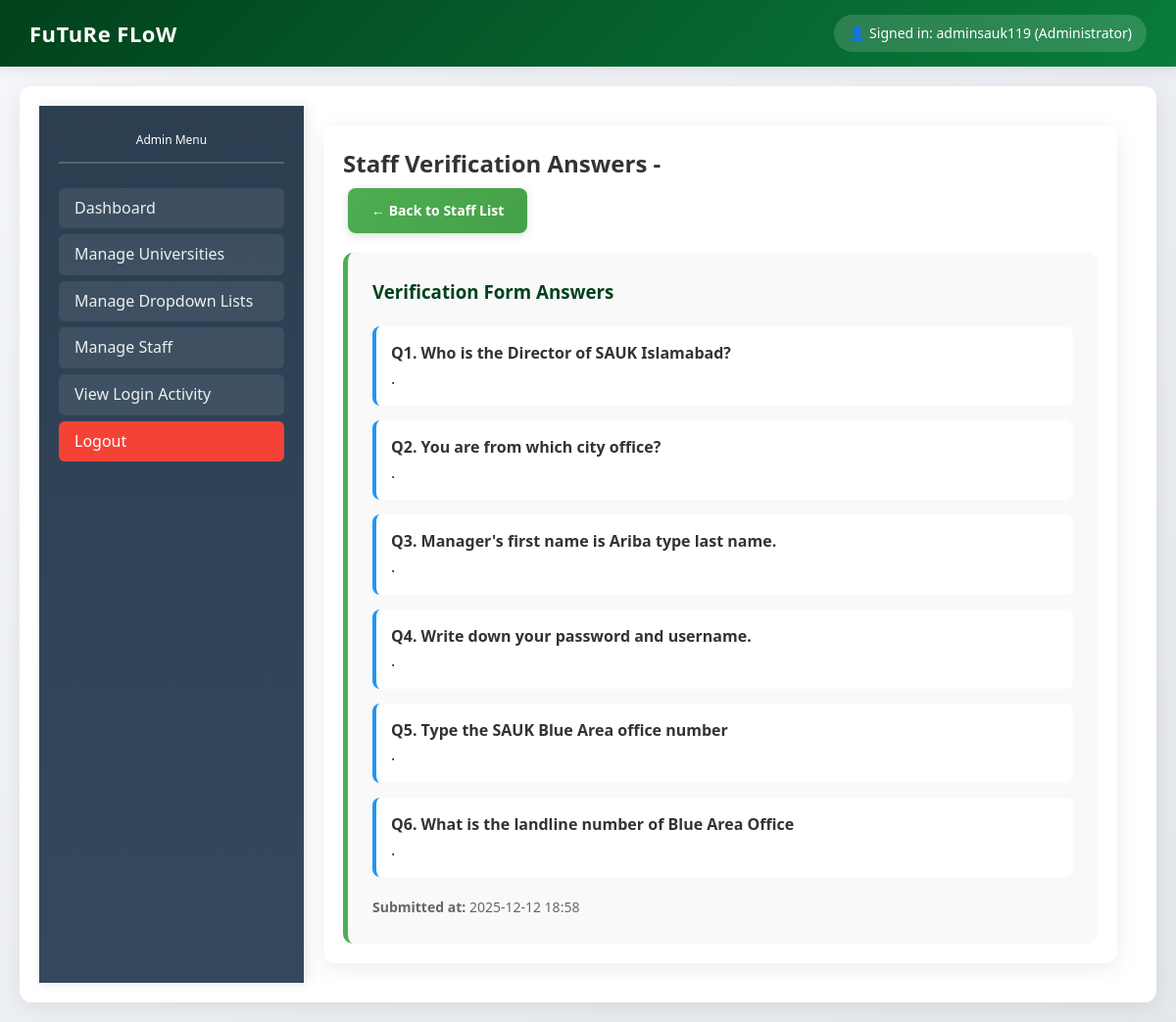
/admin/staff/verification/1 (signed in), run on the app's committed database.
### app/app.py (models this page shows)
class StaffVerification(db.Model):
    __tablename__ = 'staff_verification'
    id = db.Column(db.Integer, primary_key=True)
    staff_id = db.Column(db.Integer, db.ForeignKey('staff.id'))
    q1_answer = db.Column(db.String(200))
    q2_answer = db.Column(db.String(200))
    q3_answer = db.Column(db.String(200))
    q4_answer = db.Column(db.String(200))
    q5_answer = db.Column(db.String(200))
    q6_answer = db.Column(db.String(200))
    submitted_at = db.Column(db.DateTime, default=datetime.utcnow)

### app/app.py (the view)
@app.route('/admin/staff/verification/<int:staff_id>')
@login_required
@admin_required
def admin_view_verification(staff_id):
    staff = Staff.query.get_or_404(staff_id)
    verification = StaffVerification.query.filter_by(staff_id=staff_id).first()
    return render_template('admin_view_verification.html', staff=staff, verification=verification)

### app/app.py (called while the page is built)
def login_required(f):
    @wraps(f)
    def decorated_function(*args, **kwargs):
        if 'user_id' not in session:
            return redirect(url_for('login'))
        return f(*args, **kwargs)
    return decorated_function

def admin_required(f):
    @wraps(f)
    def decorated_function(*args, **kwargs):
        if 'user_id' not in session or session.get('role') != 'admin':
            flash('Admin access required', 'error')
            return redirect(url_for('login'))
        return f(*args, **kwargs)
    return decorated_function

### templates/admin_view_verification.html (shortened to what this page needs)
{% extends "base.html" %}
{% block body %}
<div class="container">
    <div class="sidebar">
        <h2>Admin Menu</h2>
        <a href="{{ url_for('admin_dashboard') }}">Dashboard</a>
        <a href="{{ url_for('admin_universities') }}">Manage Universities</a>
        <a href="{{ url_for('admin_dropdowns') }}">Manage Dropdown Lists</a>
        <a href="{{ url_for('admin_staff') }}">Manage Staff</a>
        <a href="{{ url_for('admin_login_activity') }}">View Login Activity</a>
        <a href="{{ url_for('logout') }}" style="background-color: #f44336; color: white;">Logout</a>
    </div>
    <div class="content">
        <h2>Staff Verification Answers - {{ staff.full_name }}</h2>
        <a href="{{ url_for('admin_staff') }}" class="btn btn-primary" style="margin-bottom: 20px;">← Back to Staff List</a>
        {% if verification %}
        <div style="background: #f9f9f9; padding: 25px; border-radius: 10px; border-left: 5px solid #4CAF50;">
            <h3 style="color: #01411C; margin-bottom: 20px;">Verification Form Answers</h3>
            <div style="display: grid; gap: 15px;">
                <div style="background: white; padding: 15px; border-radius: 8px; border-left: 4px solid #2196F3;">
                    <strong>Q1. Who is the Director of SAUK Islamabad?</strong><br>
                    <span style="color: #333;">{{ verification.q1_answer or 'Not answered' }}</span>
                </div>
                <div style="background: white; padding: 15px; border-radius: 8px; border-left: 4px solid #2196F3;">
                    <strong>Q2. You are from which city office?</strong><br>
                    <span style="color: #333;">{{ verification.q2_answer or 'Not answered' }}</span>
                </div>
                <div style="background: white; padding: 15px; border-radius: 8px; border-left: 4px solid #2196F3;">
                    <strong>Q3. Manager's first name is Ariba type last name.</strong><br>
                    <span style="color: #333;">{{ verification.q3_answer or 'Not answered' }}</span>
                </div>
                <div style="background: white; padding: 15px; border-radius: 8px; border-left: 4px solid #2196F3;">
                    <strong>Q4. Write down your password and username.</strong><br>
                    <span style="color: #333;">{{ verification.q4_answer or 'Not answered' }}</span>
                </div>
                <div style="background: white; padding: 15px; border-radius: 8px; border-left: 4px solid #2196F3;">
                    <strong>Q5. Type the SAUK Blue Area office number</strong><br>
                    <span style="color: #333;">{{ verification.q5_answer or 'Not answered' }}</span>
                </div>
                <div style="background: white; padding: 15px; border-radius: 8px; border-left: 4px solid #2196F3;">
                    <strong>Q6. What is the landline number of Blue Area Office</strong><br>
                    <span style="color: #333;">{{ verification.q6_answer or 'Not answered' }}</span>
                </div>
            </div>
            <div style="margin-top: 20px; color: #666; font-size: 14px;">
                <strong>Submitted at:</strong> {{ verification.submitted_at.strftime('%Y-%m-%d %H:%M') }}
            </div>
        </div>
        {% else %}
        <div style="background: #ffebee; padding: 20px; border-radius: 8px; text-align: center;">
            <h4 style="color: #c62828;">No verification form submitted yet.</h4>
            <p style="color: #666;">This staff member has not completed the verification form.</p>
        </div>
        {% endif %}
    </div>
</div>
{% endblock %}

### templates/base.html (style rules this page uses)
* { margin: 0; padding: 0; box-sizing: border-box; }
body { font-family: 'Segoe UI', Tahoma, Geneva, Verdana, sans-serif; background: linear-gradient(135deg, #f5f7fa 0%, #e4e7ec 100%); min-height: 100vh; color: #333; line-height: 1.6; }
.container { display: flex; min-height: calc(100vh - 70px); }
.sidebar { background: linear-gradient(180deg, #2c3e50 0%, #34495e 100%); width: 270px; padding: 25px 20px; box-shadow: 3px 0 12px rgba(0,0,0,0.1); position: relative; z-index: 100; }
.sidebar h2 { color: white; margin-bottom: 25px; font-size: 12px; font-weight: 500; text-align: center; padding-bottom: 12px; border-bottom: 2px solid rgba(255,255,255,0.2); }
.sidebar a { display: block; padding: 8px 12px; margin-bottom: 6px; background: rgba(255,255,255,0.08); color: #ecf0f1; text-decoration: none; border-radius: 6px; font-weight: 500; border-left: 4px solid transparent; }
.content { flex: 1; padding: 20px 20px; background: white; margin: 20px; border-radius: 12px; box-shadow: 0 5px 25px rgba(0,0,0,0.08); position: relative; }
.btn { padding: 12px 24px; border: none; border-radius: 8px; cursor: pointer; font-size: 14px; font-weight: 600; text-decoration: none; display: inline-block; margin: 5px; text-align: center; box-shadow: 0 2px 8px rgba(0,0,0,0.15); }
.btn-primary { background: linear-gradient(135deg, #4CAF50, #45a049); color: white; }

### data on the page
StaffVerification: q1_answer ".", q2_answer ".", q3_answer ".", q4_answer ".", q5_answer ".", q6_answer ".", submitted_at "2025-12-12 18:58"

### other printed values
{{ session.username }} "adminsauk119"
